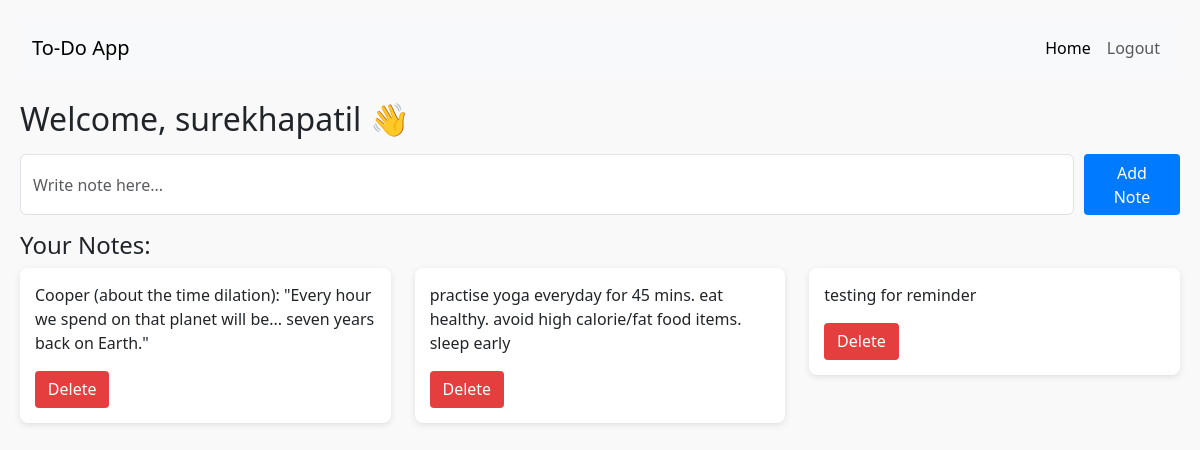
The page /dashboard (signed in) on the database its author committed.
### app.py (models this page shows)
class User(db.Model, UserMixin):
    id = db.Column(db.Integer, primary_key=True)
    username = db.Column(db.String(20), unique=True, nullable=False)
    password = db.Column(db.String(80), nullable=False)
    email = db.Column(db.String(120), unique=True, nullable=False)

class Note(db.Model):
    id = db.Column(db.Integer, primary_key=True)
    content = db.Column(db.String(500), nullable=False)
    user_id = db.Column(db.Integer, db.ForeignKey('user.id'))

### app.py (the view, shortened to what this page needs)
@app.route('/dashboard', methods=['GET', 'POST'])
@login_required
def dashboard():
    notes = Note.query.filter_by(user_id = current_user.id).all()
    return render_template('dashboard.html', notes=notes)

### app.py (called while the page is built)
@login_manager.user_loader
def load_user(user_id):
    return User.query.get(int(user_id))

### templates/dashboard.html (shortened to what this page needs)
<!DOCTYPE html>
<html lang="en">
<head>
  <link href="https://cdn.jsdelivr.net/npm/bootstrap@5.3.3/dist/css/bootstrap.min.css" rel="stylesheet"/>
</head>
<body>
  <nav class="navbar navbar-expand-lg bg-body-tertiary">
    <div class="container-fluid">
      <a class="navbar-brand" href="#">To-Do App</a>
      <div class="collapse navbar-collapse" id="navbarNav">
        <ul class="navbar-nav ms-auto">
          <li class="nav-item">
            <a class="nav-link active" href="{{url_for('dashboard')}}">Home</a>
          </li>
          <li class="nav-item">
            <a class="nav-link" href="{{url_for('logout')}}">Logout</a>
          </li>
        </ul>
      </div>
    </div>
  </nav>
  <h2 class="mt-4">Welcome, {{ current_user.username }} 👋</h2>
  <form method="POST" class="my-3 d-flex">
    <input type="text" name="note" placeholder="Write note here..." class="form-control" required>
    <button type="submit" class="add-btn">Add Note</button>
  </form>
  <h4>Your Notes:</h4>
  <div class="row">
    {% for note in notes %}
      <div class="col-md-4">
        <div class="note-card">
          <p>{{ note.content }}</p>
          <div class="d-flex justify-content-between mt-3">
            <form id="delete-form-{{ note.id }}" method="POST" action="{{ url_for('delete_note', note_id=note.id) }}">
              <button type="submit" class="delete-btn btn-sm">Delete</button>
            </form>
          </div>
        </div>
      </div>
    {% else %}
      <p>No notes yet!</p>
    {% endfor %}
  </div>
</body>
</html>

### templates/dashboard.html (style rules this page uses)
body { padding: 20px; background-color: #f9f9f9; }
.add-btn { background-color: #007bff; color: white; padding: 0.4rem 1rem; border: none; border-radius: 4px; cursor: pointer; margin-left: 10px; }
.delete-btn { background-color: #e53e3e; color: white; padding: 0.4rem 0.8rem; border: none; border-radius: 4px; cursor: pointer; }
.note-card { background-color: #fff; border-radius: 8px; padding: 15px; box-shadow: 0 2px 6px rgba(0, 0, 0, 0.1); margin-bottom: 20px; }

### rows shown on the page
User: username "surekhapatil"
Note: content "Cooper (about the time dilation): \"Every hour we spend on that planet will be... seven years back on Earth.\""
Note: content "practise yoga everyday for 45 mins. eat healthy. avoid high calorie/fat food items. sleep early"
Note: content "testing for reminder"
